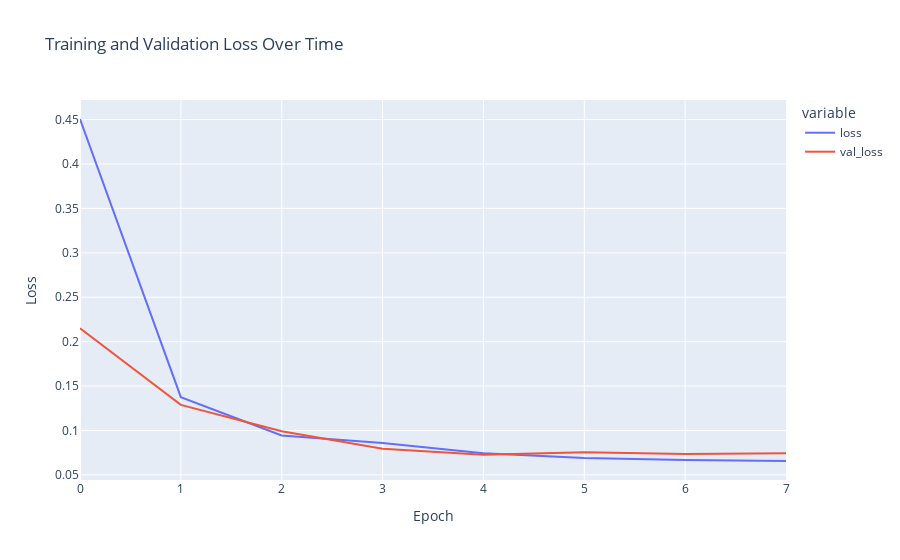

Write notebook code for a chart like this one.
### Code cell
fig = px.line(
    history.history,
    y=['loss', 'val_loss'],
    labels={'index': "Epoch", 'value': "Loss"},
    title="Training and Validation Loss Over Time"
)

fig.show()

### Figure 1 — Plotly figure (JSON) as saved in the notebook; plotly's stock layout.template omitted (floating-point values rounded to 4 significant figures)
{"data": [{"hovertemplate": "variable=loss<br>Epoch=%{x}<br>Loss=%{y}<extra></extra>", "legendgroup": "loss", "line": {"color": "#636efa", "dash": "solid"}, "marker": {"symbol": "circle"}, "mode": "lines", "name": "loss", "orientation": "v", "showlegend": true, "type": "scatter", "x": [0, 1, 2, 3, 4, 5, 6, 7], "xaxis": "x", "y": [0.4507, 0.1376, 0.09434, 0.08595, 0.07443, 0.06894, 0.06693, 0.06568], "yaxis": "y"}, {"hovertemplate": "variable=val_loss<br>Epoch=%{x}<br>Loss=%{y}<extra></extra>", "legendgroup": "val_loss", "line": {"color": "#EF553B", "dash": "solid"}, "marker": {"symbol": "circle"}, "mode": "lines", "name": "val_loss", "orientation": "v", "showlegend": true, "type": "scatter", "x": [0, 1, 2, 3, 4, 5, 6, 7], "xaxis": "x", "y": [0.2151, 0.1289, 0.09927, 0.07954, 0.07279, 0.07556, 0.07351, 0.07429], "yaxis": "y"}], "layout": {"legend": {"title": {"text": "variable"}, "tracegroupgap": 0}, "title": {"text": "Training and Validation Loss Over Time"}, "xaxis": {"anchor": "y", "domain": [0, 1], "title": {"text": "Epoch"}}, "yaxis": {"anchor": "x", "domain": [0, 1], "title": {"text": "Loss"}}}}
